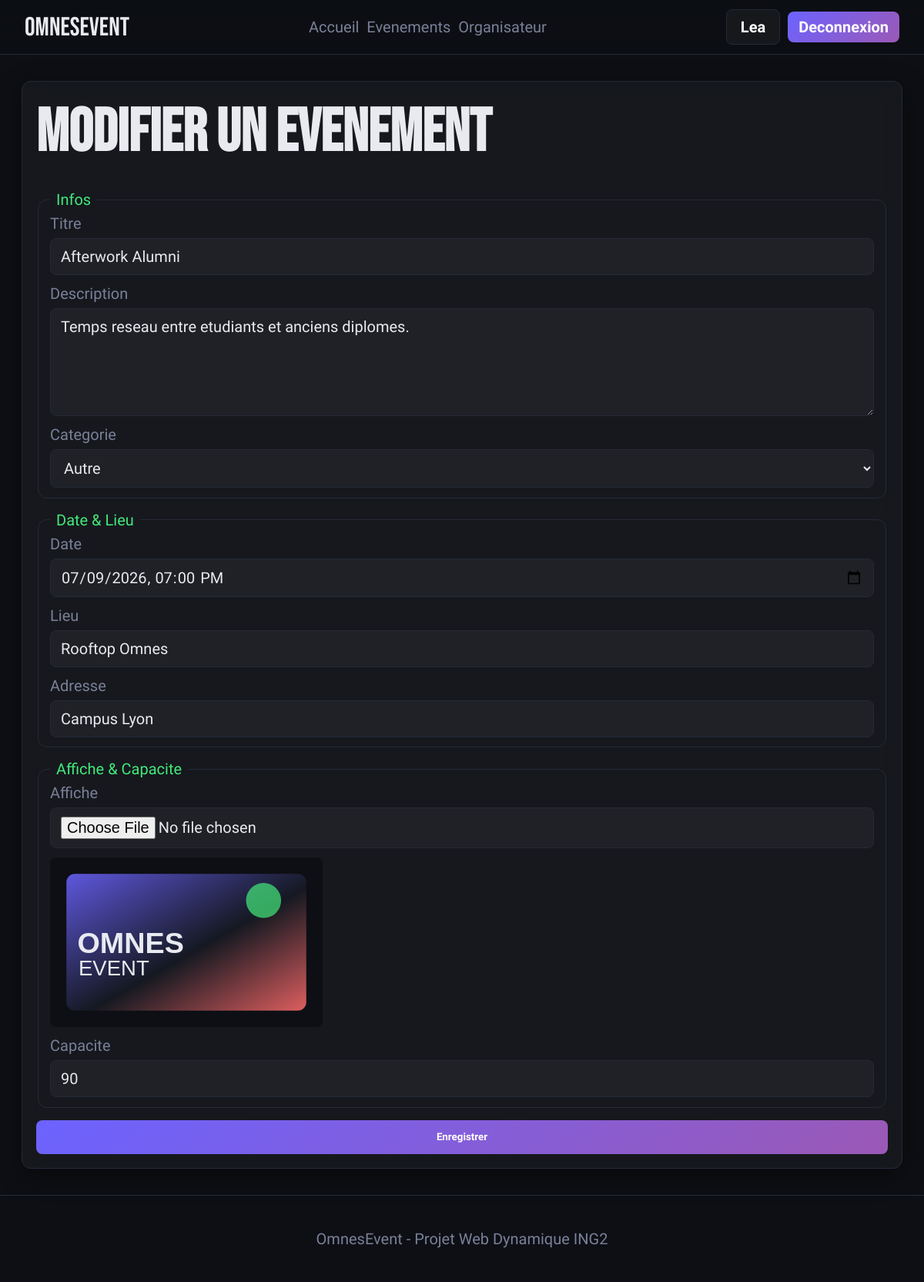
/event/edit.php?id=5 (signed in), run on the app's committed database.
### tables this page shows
CREATE TABLE evenements (
    id INT AUTO_INCREMENT PRIMARY KEY,
    titre VARCHAR(180) NOT NULL,
    description TEXT NOT NULL,
    categorie ENUM('Soirée','Sport','Culture','Conférence','Autre') NOT NULL,
    date_evenement DATETIME NOT NULL,
    nom_lieu VARCHAR(180) NOT NULL,
    adresse_lieu VARCHAR(255),
    url_affiche VARCHAR(255),
    capacite INT NOT NULL,
    cree_par INT NOT NULL,
    statut ENUM('en_attente','publie','annule') DEFAULT 'publie',
    cree_le DATETIME DEFAULT CURRENT_TIMESTAMP,
    CONSTRAINT fk_evenements_utilisateurs FOREIGN KEY (cree_par) REFERENCES utilisateurs(id) ON DELETE CASCADE
);

### event/edit.php (called while the page is built, shortened)
<?php
require_once __DIR__ . '/../includes/db.php';
require_once __DIR__ . '/../includes/auth.php';
$id = (int)($_GET['id'] ?? 0);
$req = $bdd->prepare('SELECT * FROM evenements WHERE id = ? AND cree_par = ?');
$req->execute(array($id, $_SESSION['utilisateur_id']));
$evenement = $req->fetch(PDO::FETCH_ASSOC);
$titrePage = 'Modifier un evenement';
include __DIR__ . '/../includes/header.php';
include __DIR__ . '/form.php';
include __DIR__ . '/../includes/footer.php';
?>

### includes/auth.php (called while the page is built, shortened)
<?php
function e($valeur) {
    return htmlspecialchars((string)$valeur, ENT_QUOTES, 'UTF-8');
}
function baseUrlSite() {
    $racineDocument = realpath($_SERVER['DOCUMENT_ROOT'] ?? '');
    $racineProjet = realpath(__DIR__ . '/..');
    if ($racineDocument && $racineProjet && strpos(strtolower($racineProjet), strtolower($racineDocument)) === 0) {
        $relatif = trim(str_replace('\\', '/', substr($racineProjet, strlen($racineDocument))), '/');
        return $relatif !== '' ? '/' . $relatif : '';
    }
    $script = $_SERVER['SCRIPT_NAME'] ?? '';
    $segments = explode('/', trim($script, '/'));
    return !empty($segments[0]) && substr($segments[0], -4) !== '.php' ? '/' . $segments[0] : '';
}
function urlSite($chemin = '') {
    if (strpos($chemin, '/omnesevent/') === 0) {
        $chemin = substr($chemin, strlen('/omnesevent'));
    } elseif ($chemin[0] !== '/') {
        $chemin = '/' . $chemin;
    }
    return baseUrlSite() . $chemin;
}
?>

### event/form.php (the view, shortened to what this page needs)
<section class="form-page">
    <form class="panel event-form validate-form" method="post" enctype="multipart/form-data">
        <h1><?php echo e($titrePage); ?></h1>
        <fieldset>
            <legend>Infos</legend>
            <label>Titre<input type="text" name="titre" required value="<?php echo e($evenement['titre'] ?? ''); ?>"></label>
            <label>Description<textarea name="description" required><?php echo e($evenement['description'] ?? ''); ?></textarea></label>
            <label>Categorie
                <select name="categorie">
                    <?php foreach (array('Soirée','Sport','Culture','Conférence','Autre') as $cat) { ?>
                        <option value="<?php echo e($cat); ?>" <?php if (($evenement['categorie'] ?? '') === $cat) echo 'selected'; ?>><?php echo e($cat); ?></option>
                    <?php } ?>
                </select>
            </label>
        </fieldset>
        <fieldset>
            <legend>Date & Lieu</legend>
            <label>Date<input type="datetime-local" name="date_evenement" required value="<?php echo isset($evenement['date_evenement']) ? date('Y-m-d\TH:i', strtotime($evenement['date_evenement'])) : ''; ?>"></label>
            <label>Lieu<input type="text" name="nom_lieu" required value="<?php echo e($evenement['nom_lieu'] ?? ''); ?>"></label>
            <label>Adresse<input type="text" name="adresse_lieu" value="<?php echo e($evenement['adresse_lieu'] ?? ''); ?>"></label>
        </fieldset>
        <fieldset>
            <legend>Affiche & Capacite</legend>
            <label>Affiche<input type="file" name="affiche" accept="image/jpeg,image/png,image/webp" class="preview-input"></label>
            <img class="preview-img" src="<?php echo e(!empty($evenement['url_affiche']) ? urlSite($evenement['url_affiche']) : ''); ?>" alt="">
            <label>Capacite<input type="number" name="capacite" min="1" required value="<?php echo e($evenement['capacite'] ?? ''); ?>"></label>
        </fieldset>
        <button class="btn full" type="submit">Enregistrer</button>
    </form>
</section>

### assets/css/style.css (style rules this page uses)
:root { --bg: #0d0f14; --surface: #161a23; --border: #252a38; --accent: #6C63FF; --accent-2: #FF6B6B; --accent-3: #43E97B; --text: #E8EAF0; --text-muted: #7A8099; --radius: 12px; --shadow: 0 8px 32px rgba(0,0,0,0.45); }
* { box-sizing: border-box; }
body { margin: 0; background: var(--bg); color: var(--text); font-family: 'Barlow Condensed', Arial, sans-serif; font-size: 20px; letter-spacing: 0; }
img { max-width: 100%; display: block; }
.logo, h1, h2, h3 { font-family: 'Bebas Neue', Impact, sans-serif; letter-spacing: 0; }
.btn { min-height: 44px; border: 0; border-radius: 8px; padding: 10px 18px; display: inline-flex; align-items: center; justify-content: center; gap: 8px; color: white; cursor: pointer; background: linear-gradient(135deg, var(--accent), #9B59B6); transition: all .25s ease; font-family: inherit; font-weight: 700; }
.btn.full { width: 100%; }
h1 { font-size: 56px; line-height: .94; margin: 12px 0 22px; }
input, select, textarea { width: 100%; min-height: 44px; border: 1px solid var(--border); border-radius: 8px; padding: 11px 13px; background: rgba(255,255,255,.04); color: var(--text); font: inherit; }
textarea { min-height: 140px; resize: vertical; }
label { display: grid; gap: 7px; color: var(--text-muted); }
.section, .form-page, .auth-page, .detail-layout { width: min(1180px, 100%); margin: 0 auto; padding: 34px 18px; }
.event-card, .panel, .auth-card { background: rgba(255,255,255,0.04); backdrop-filter: blur(12px); border: 1px solid var(--border); border-radius: var(--radius); box-shadow: var(--shadow); }
.card-body, .panel, .auth-card { padding: 18px; }
.form-page .panel { display: grid; gap: 16px; }
fieldset { border: 1px solid var(--border); border-radius: var(--radius); display: grid; gap: 12px; }
legend { color: var(--accent-3); padding: 0 8px; }
.preview-img { max-height: 220px; border-radius: 8px; object-fit: cover; display: none; }
.preview-img[src]:not([src=""]) { display: block; }
@media (min-width: 700px) { h1 { font-size: 78px; } }

### data on the page
evenements: titre "Afterwork Alumni", description "Temps reseau entre etudiants et anciens diplomes.", date_evenement "07/09/2026 19:00", nom_lieu "Rooftop Omnes", adresse_lieu "Campus Lyon", url_affiche (placeholder picture), capacite "90"

### other printed values
$_SESSION['prenom'] "Lea"
$titrePage "Modifier un evenement"
form field categorie "Autre"
